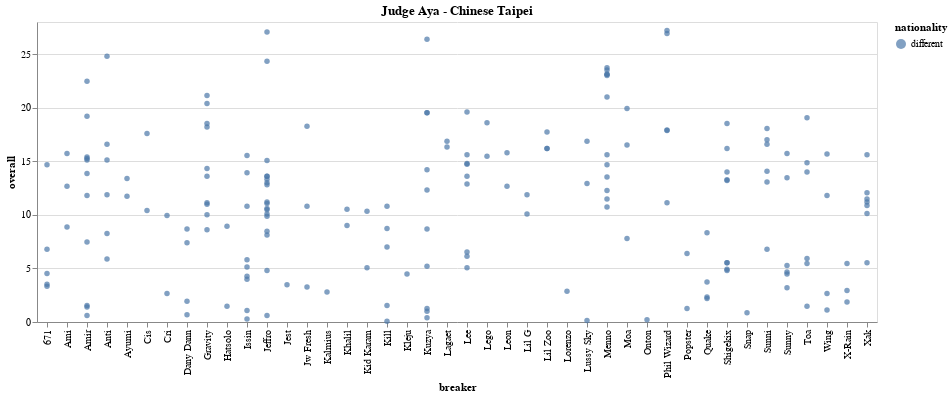

The cell this chart's notebook holds for it:
### Code cell
enter_judge_to_everything(new_df_cp)

### Figure 1 — Vega-Lite specification as saved in the notebook (floating-point values rounded to 4 significant figures; data arrays with more than 128 entries replaced by an {"elided": "..."} marker saying what was removed)
{"config": {"view": {"continuousWidth": 400, "continuousHeight": 300}}, "data": {"name": "data-607960969557744632d13562afb2369f"}, "mark": "circle", "encoding": {"color": {"field": "nationality", "type": "nominal"}, "x": {"field": "breaker", "type": "nominal"}, "y": {"field": "overall", "type": "quantitative"}}, "title": {"text": "Judge Aya - Chinese Taipei", "anchor": "middle"}, "$schema": "https://vega.github.io/schema/vega-lite/v4.17.0.json", "datasets": {"data-607960969557744632d13562afb2369f": {"elided": "192 records"}}}
